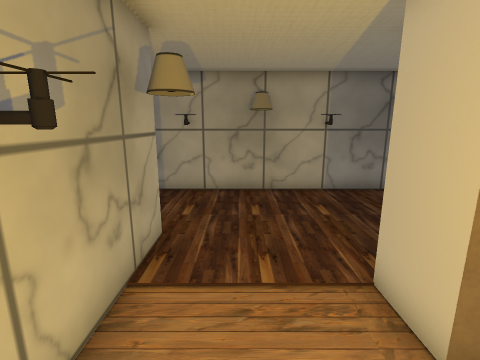
[1] (above)

12 first-person views from a walk through a 3-D level made in the Unity game engine. The camera is 1.4 m above the floor, tilts 12° down and sees 85° across. The floor is counted in squares, 0.5 m on a side. Each view is taken from the middle of a square. On the plan, view 1 faces up. The plan holds only what a view shows up to about 19 squares ahead; the rest is blank. The place goes on beyond the plan. Some surface patterns are stand-ins.

[2]
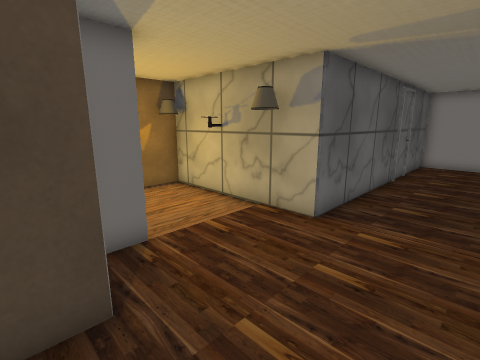

[3]
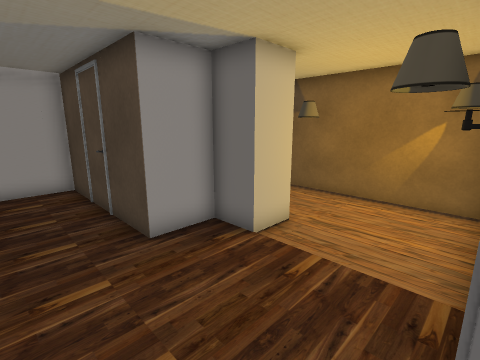

[4]
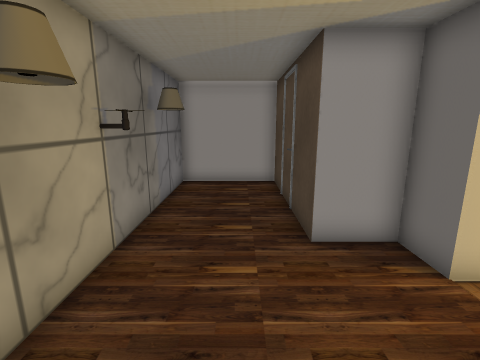

[5]
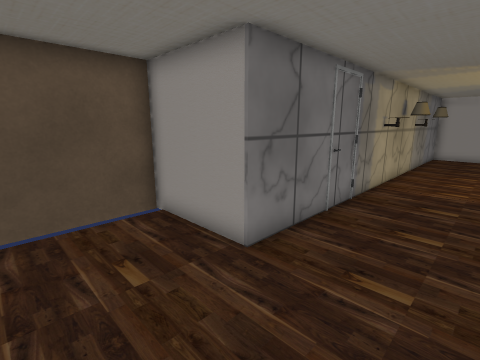

[6]
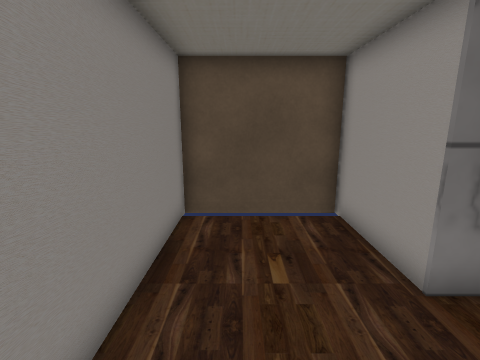

[7]
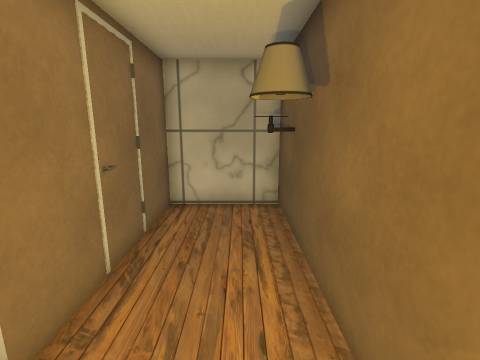

[8]
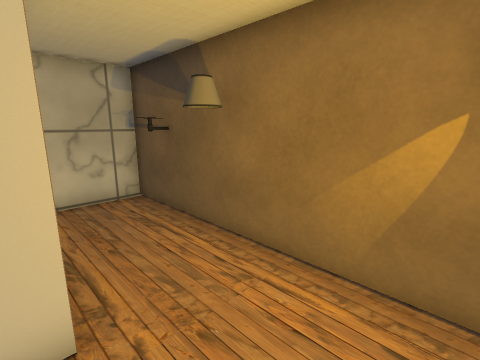

[9]
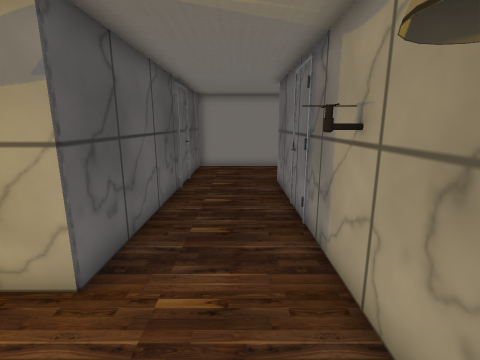

[10]
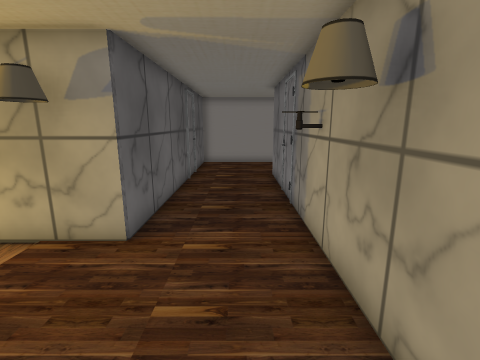

[11]
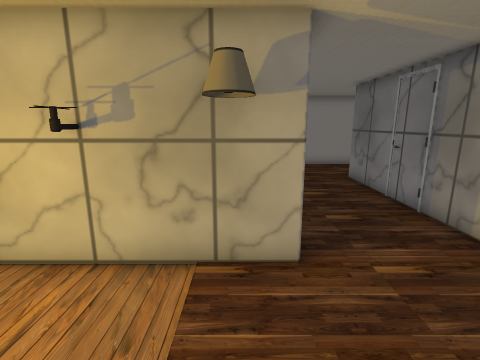

[12]
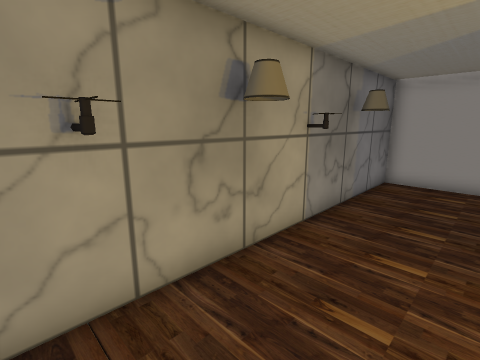

### Floor plan
Points are (right, up) in squares from view 1. A wall is a line through its corners. A room is listed if a view was taken in it or the views show most of it. See-through windows are left out.
Room 1 (views 1, 2, 3, 4, 5, 6, 7, 8, 9, 10, 11, 12)
walls: (4.4, -1.4) (5.5, -1.4); (7.4, -1.4) (9, -1.4) (9, 2.5) (2.4, 2.5) (2.4, 4.1) (3.9, 4.2) (3.9, 6.3) (10.9, 6.3) (10.9, 10.9) (-10.9, 10.9) (-10.9, 15.2) (-15.8, 15.2) (-15.8, 6.3) (-2, 6.3) (-2, -1.4) (2.5, -1.4)
objects: lamp (-2, 10); lamp (-1, -1) to (-1, 0); lamp (-1, 2); lamp (-1, 4) to (-1, 5); lamp (0, 10) to (1, 10); lamp (3, -1) to (4, 0); lamp (3, 10) to (4, 10); lamp (6, -1) to (7, -1); lamp (6, 10) to (7, 10)

Where each view was taken, in squares from view 1:
view 1: 0 up, 0 right, facing up
view 2: 10 up, 5 right, facing down-left
view 3: 9 up, 2 left, facing down-right
view 4: 8 up, 2 left, facing right
view 5: 7 up, 15 left, facing up-right
view 6: 7 up, 14 left, facing up
view 7: 0 up, 0 right, facing right
view 8: 3 up, 1 left, facing down-right
view 9: 9 up, 2 right, facing left
view 10: 9 up, 4 right, facing left
view 11: 5 up, 3 right, facing left
view 12: 7 up, 3 left, facing up-right
